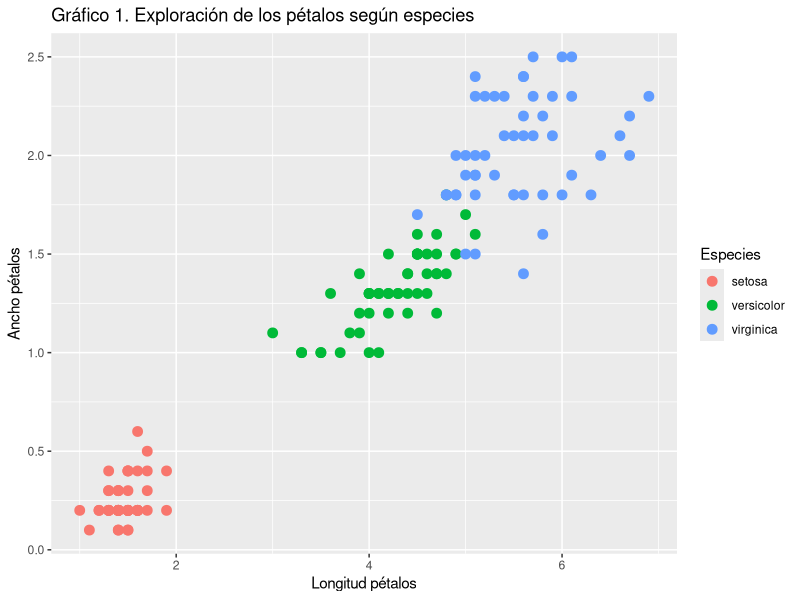
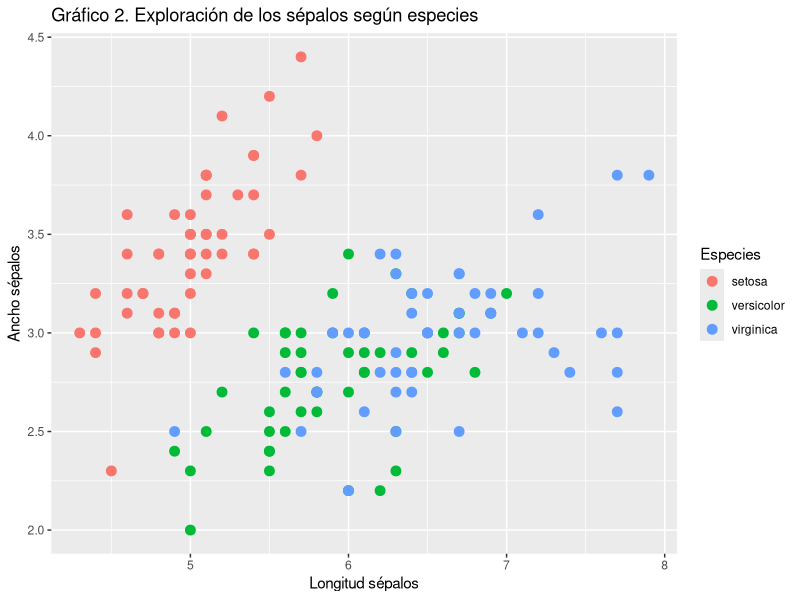
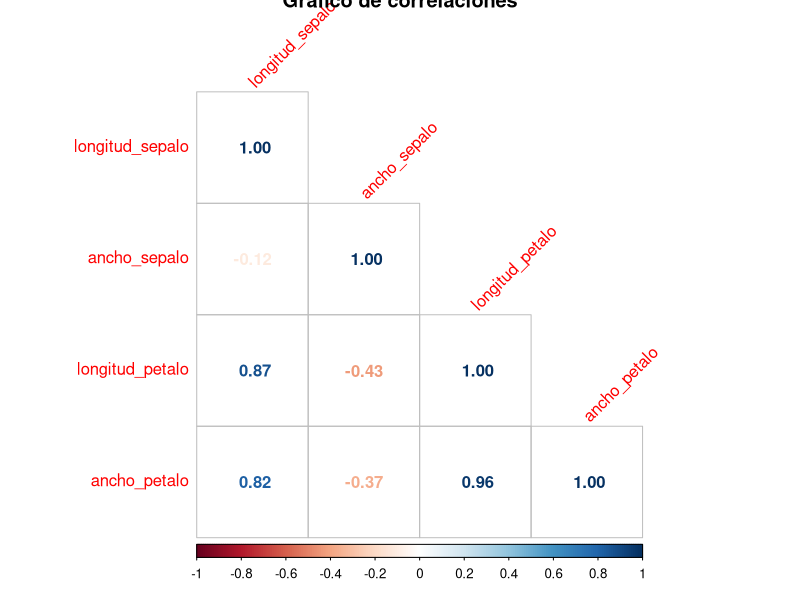
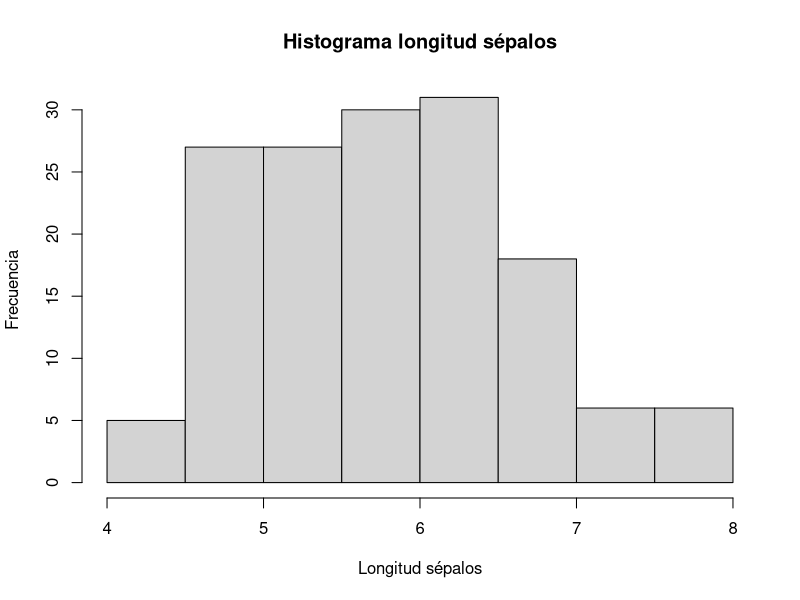
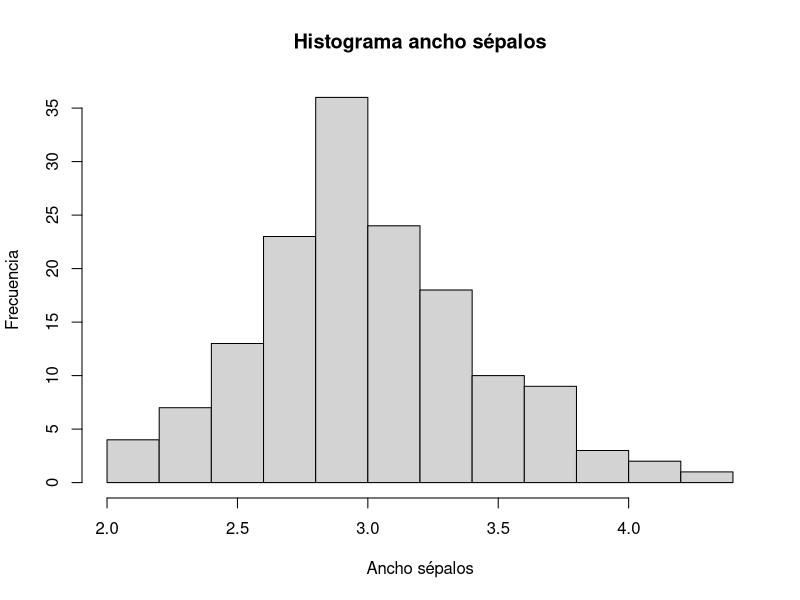
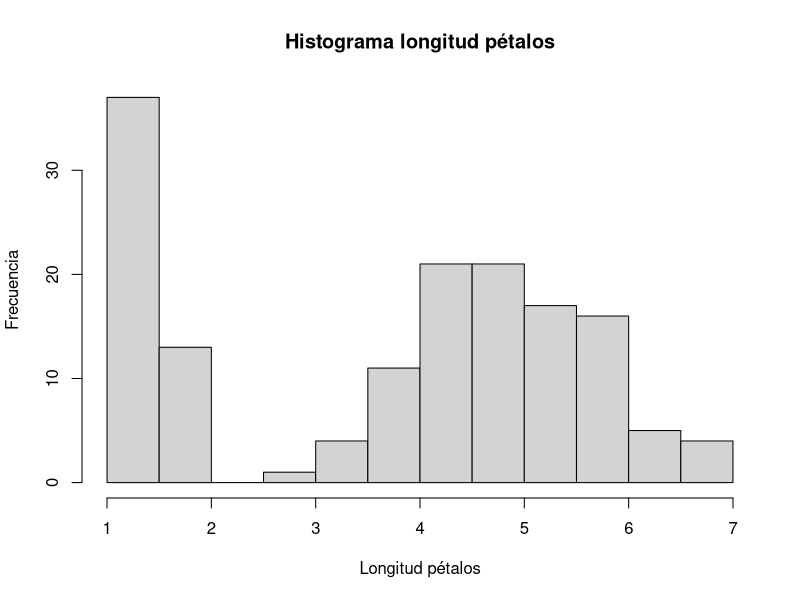
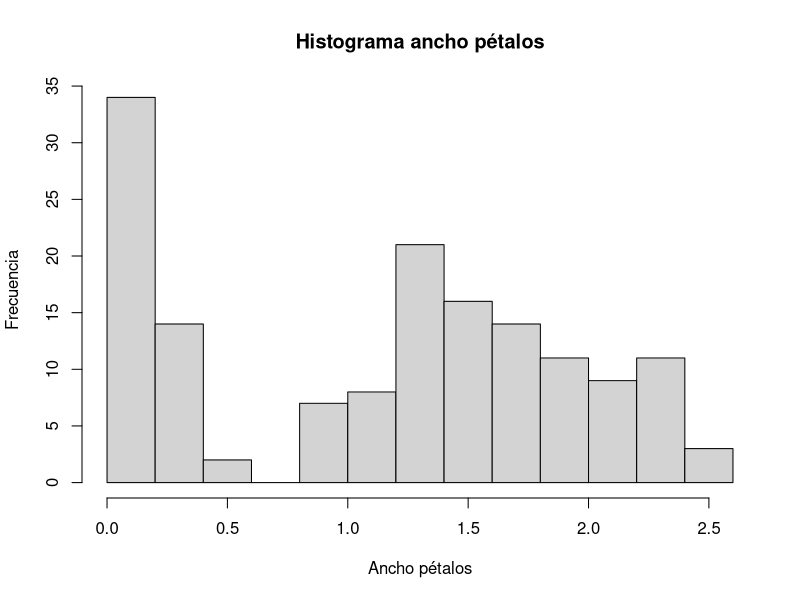
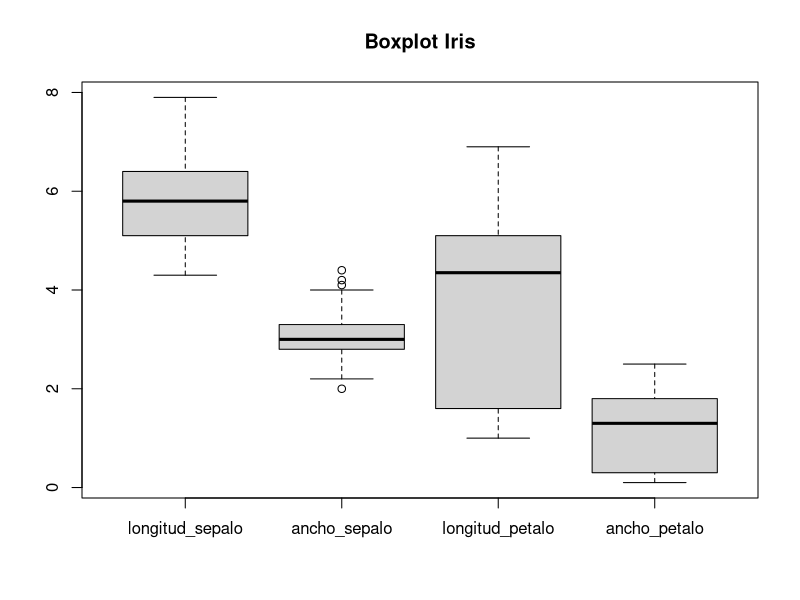

The R script that drew these images, in order:
data("iris")
library(ggplot2)
library(tidyverse)
library(corrplot)

summary(iris)

iris <- rename(iris, "longitud_sepalo" = "Sepal.Length", "ancho_sepalo" = "Sepal.Width", "longitud_petalo" = "Petal.Length", "ancho_petalo" = "Petal.Width", "Especies" = "Species")

tapply(iris$longitud_petalo,iris$Especies,summary)#longitud y ancho del petalo menor en setosa y mayor en virginica
tapply(iris$ancho_petalo,iris$Especies,summary) 
tapply(iris$longitud_sepalo,iris$Especies,summary)#longitud sepalo menor en setosa, parecidos en versicolor y virginica pero mayor en virginica
tapply(iris$ancho_sepalo,iris$Especies,summary)#ancho del sepalo menor en la versicolor y mayor en la setosa

#Grafica para pétalo
ggplot(iris, aes(x = longitud_petalo, y = ancho_petalo)) + 
  geom_point(aes(color = Especies), size = 3 ) + 
  labs(title = 'Gráfico 1. Exploración de los pétalos según especies', x = 'Longitud pétalos', y = "Ancho pétalos")

#Grafica para sepalo
ggplot(iris, aes(longitud_sepalo, ancho_sepalo)) + 
  geom_point(aes(color = Especies), size = 3) + 
  labs(title = 'Gráfico 2. Exploración de los sépalos según especies', x = 'Longitud sépalos', y = "Ancho sépalos") 

#rangos
max(iris$longitud_sepalo) - min(iris$longitud_sepalo) # Estas medidas nos dicen que tan distintas o similares tienden a ser las observaciones respecto a un valor particular. Generalmente este valor se refiere a alguna medida de tendencia central.
#3.6
max(iris$ancho_sepalo) - min(iris$ancho_sepalo)
#2.4
max(iris$longitud_petalo) - min(iris$longitud_petalo)
#5.9
max(iris$ancho_petalo) - min(iris$ancho_petalo)
#2.4

cov(iris[,1:4]) #matriz de covarianzas Si dos variables son independientes entre s ́ı, su covarianza es cero.
corr <- cor(iris[,1:4]) #matriz correlacion. La correlacio ́n lineal var ́ıa entre −1 a 1. Un valor cercano a 1 indica que mientras una variable crece la otra tambie ́n lo hace en una proporcio ́n lineal. Un valor cercano a -1 indica una relacio ́n inversa (una crece la otra decrece). Si la correlacio ́n es cercana a cero tenemos independencia lineal. Ojo que eso no implica que no pueda haber una relacio ́n no-lineal entre las variables.

corrplot(corr, method = "number", type = "lower", main = "Gráfico de correlaciones", tl.srt = 45)

hist(iris$longitud_sepalo, main = 'Histograma longitud sépalos', xlab = 'Longitud sépalos', ylab = "Frecuencia" ) #comportamiento normal, entorno a la media la mayor parte de los valores
hist(iris$ancho_sepalo, main = 'Histograma ancho sépalos', xlab = 'Ancho sépalos', ylab = "Frecuencia" ) #comportamiento normal
hist(iris$longitud_petalo, main = 'Histograma longitud pétalos', xlab = 'Longitud pétalos', ylab = "Frecuencia" ) #no normal
hist(iris$ancho_petalo, main = 'Histograma ancho pétalos', xlab = 'Ancho pétalos', ylab = "Frecuencia" ) #no normal

boxplot(x = iris[,1:4],main = "Boxplot Iris")

pairs(iris[,1:4],pch = as.numeric(iris$Especies),col = iris$Especies) #Todos los pares de las 4 variables de irsi usando un color y un cara ́cter distinto para cada especie:
